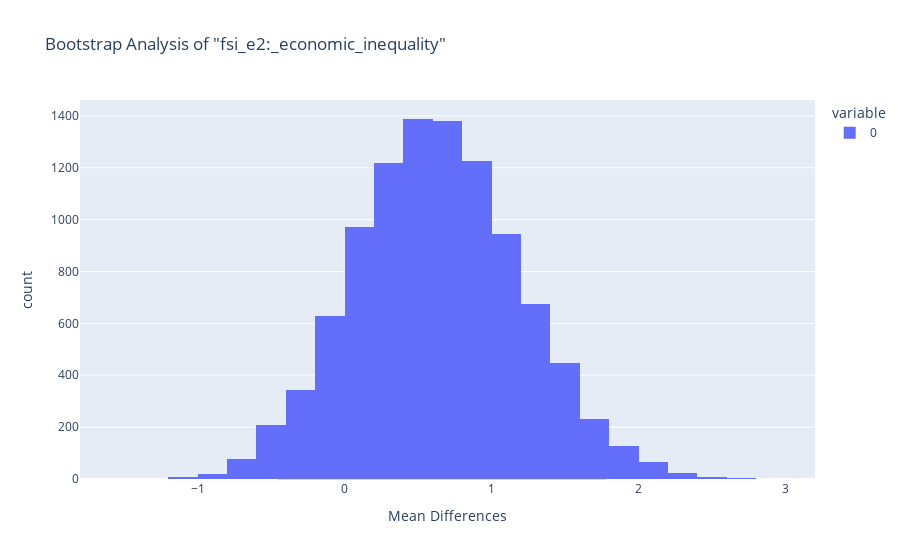

This figure's notebook cell:
### Markdown cell above
## Evaluating Economic Inequality Differences between Countries with Varied Human Flight and Brain Drain Scores
> $ H_{0}$:
The mean economic inequality (measured by "fsi_e2:_economic_inequality") is the same for countries with a "fsi_e3:_human_flight_and_brain_drain" score greater than or equal to 8.0 and countries with a score less than 8.0. In other words, there is no difference in economic inequality between these two groups of countries.

> $ H_{1}$:
The mean economic inequality is different for countries with a "fsi_e3:_human_flight_and_brain_drain" score greater than or equal to 8.0 and countries with a score less than 8.0. There is a significant difference in economic inequality between these two groups of countries.

### Code cell
# Filter the dataset to create a subset based on "fsi_e3:_human_flight_and_brain_drain" criteria.
subset_data = df_indicators[df_indicators['fsi_e3:_human_flight_and_brain_drain'] >= 8.0]

# Create the remaining dataset not included in the subset.
remaining_data = df_indicators[df_indicators['fsi_e3:_human_flight_and_brain_drain'] < 8.0]

# Define the number of bootstrap samples to generate.
n_samples = 10000

# Initialize an array to store the mean differences.
mean_differences = np.empty(n_samples)

# Perform bootstrapping to analyze differences in "fsi_e2:_economic_inequality."
for i in range(n_samples):
    # Create bootstrap samples for the subset and remaining data separately.
    subset_sample = np.random.choice(subset_data['fsi_e2:_economic_inequality'], len(subset_data), replace=True)
    remaining_sample = np.random.choice(remaining_data['fsi_e2:_economic_inequality'], len(remaining_data), replace=True)
    mean_differences[i] = np.mean(subset_sample) - np.mean(remaining_sample)

# Calculate the 95% confidence interval for the differences in means.
confidence_interval = np.percentile(mean_differences, [2.5, 97.5])

# Calculate the observed mean difference between the subset and remaining data.
observed_mean_difference = np.mean(subset_data['fsi_e2:_economic_inequality']) - np.mean(remaining_data['fsi_e2:_economic_inequality'])

# Calculate the p-value for the observed mean difference.
p_value = np.mean(mean_differences >= observed_mean_difference)

# Print the results and create a histogram plot with a vertical line for the observed mean difference.
print("95% Confidence Interval:", confidence_interval)
print("Observed Mean Difference:", observed_mean_difference)
print("p-value:", p_value)

# Create a figure for a histogram plot.
fig = px.histogram(mean_differences, nbins=30, labels={'value': 'Mean Differences'}, title='Bootstrap Analysis of "fsi_e2:_economic_inequality"')

# Add a vertical line for the observed mean difference.
fig.add_shape(
    type='line',
    x0=observed_mean_difference,
    x1=observed_mean_difference,
    y0=0,
    y1=0.2,  # Adjust the value for the y-range
    line=dict(color='red', width=2, dash='dash')
)

# Add shaded regions for the confidence interval.
fig.add_shape(
    type='rect',
    x0=confidence_interval[0],
    x1=confidence_interval[1],
    y0=0,
    y1=0.2,  # Adjust the value for the y-range
    line=dict(color='gray'),
    fillcolor='gray',
    opacity=0.3
)

# Show the plot.
fig.show()

### Figure 1 — Plotly figure (JSON) as saved in the notebook; plotly's stock layout.template omitted (floating-point values rounded to 4 significant figures; data arrays with more than 128 entries replaced by an {"elided": "..."} marker saying what was removed)
{"data": [{"alignmentgroup": "True", "bingroup": "x", "hovertemplate": "variable=0<br>Mean Differences=%{x}<br>count=%{y}<extra></extra>", "legendgroup": "0", "marker": {"color": "#636efa", "pattern": {"shape": ""}}, "name": "0", "nbinsx": 30, "offsetgroup": "0", "orientation": "v", "showlegend": true, "type": "histogram", "x": {"elided": "10000 float values"}, "xaxis": "x", "yaxis": "y"}], "layout": {"barmode": "relative", "legend": {"title": {"text": "variable"}, "tracegroupgap": 0}, "shapes": [{"line": {"color": "red", "dash": "dash", "width": 2}, "type": "line", "x0": 0.6348, "x1": 0.6348, "y0": 0, "y1": 0.2}, {"fillcolor": "gray", "line": {"color": "gray"}, "opacity": 0.3, "type": "rect", "x0": -0.4457, "x1": 1.777, "y0": 0, "y1": 0.2}], "title": {"text": "Bootstrap Analysis of \"fsi_e2:_economic_inequality\""}, "xaxis": {"anchor": "y", "domain": [0, 1], "title": {"text": "Mean Differences"}}, "yaxis": {"anchor": "x", "domain": [0, 1], "title": {"text": "count"}}}}
